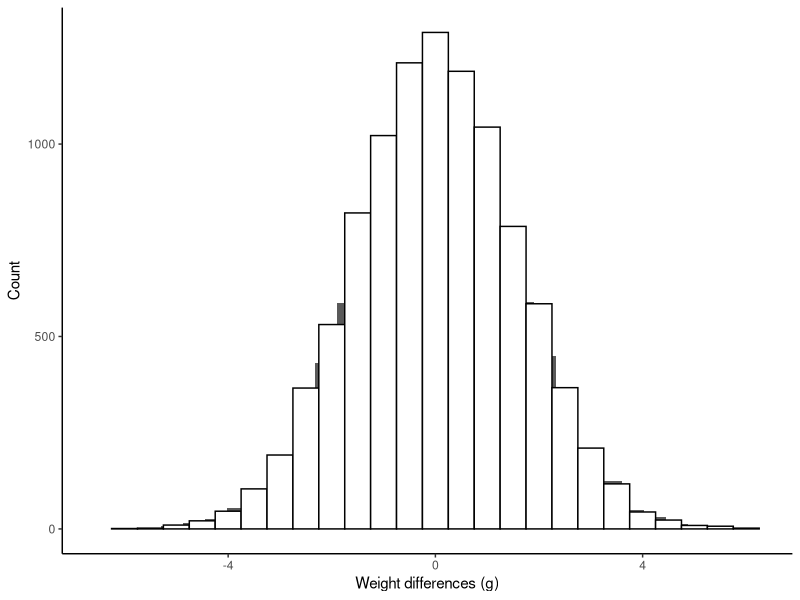

The R source for this figure:
# Mice weight null distribution -------------------------------------------------------

set.seed(5)

# Packages
library(ggplot2)

#  Weight population for regular diet (N=250, mean = 20 and sd = 3)
weight_regular_diet <- rnorm(250, mean = 20, sd = 4)

# Differences for null hypothesis
n_differences <- 10000

diffs <- vector("numeric", length = n_differences)
for (i in 1:n_differences) {
  regular_diet <- sample(weight_regular_diet, 12)
  high_fat_diet <- sample(weight_regular_diet, 12)
  diffs[i] <- mean(high_fat_diet) - mean(regular_diet)
}

# Histogram
hist_null_mice <- ggplot(data = data.frame(diffs = diffs), aes(diffs)) +
  geom_histogram() +
  geom_histogram(color = "black", fill = "white", binwidth = 0.5) +
  xlab("Weight differences (g)") +
  ylab("Count") +
  theme_classic() 

# Save histogram
ggsave(filename = "graphs/hist_null_mice.jpg", plot = hist_null_mice)